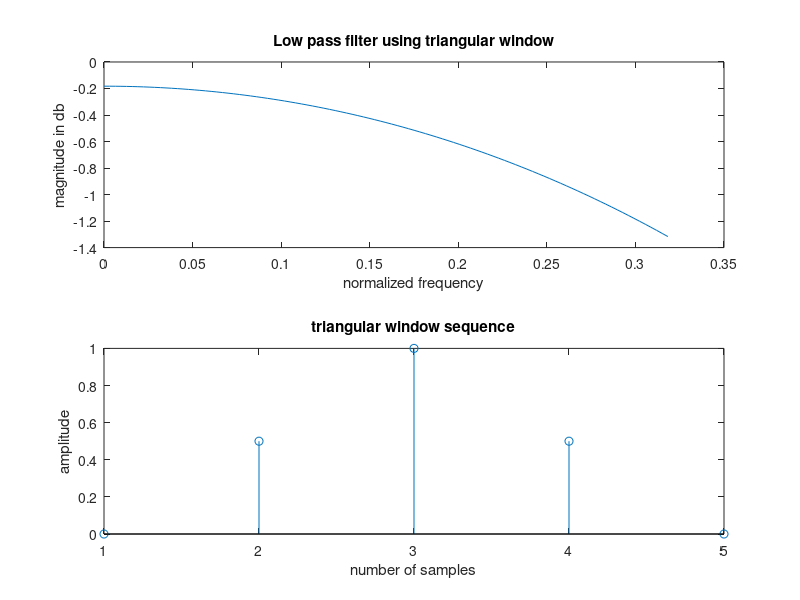

The MATLAB source for this figure:
clc;
clear all;
close all;
wc=0.5*pi;
N=input("enter N:");
alpha=(N-1)/2;
eps=0.001;
hd=sin(wc*(N-alpha+eps)./(pi*(N-alpha+eps)));
wr=bartlett(N);
hn=hd.*wr';
w=0:0.01:1;
h=freqz(hn,1,w);
subplot(2,1,1);
plot(w/pi,10*log10(abs(h)));
title('Low pass filter using triangular window');
xlabel('normalized frequency');
ylabel('magnitude in db');
subplot(2,1,2);
stem(wr);
title('triangular window sequence');
xlabel('number of samples');
ylabel('amplitude');
